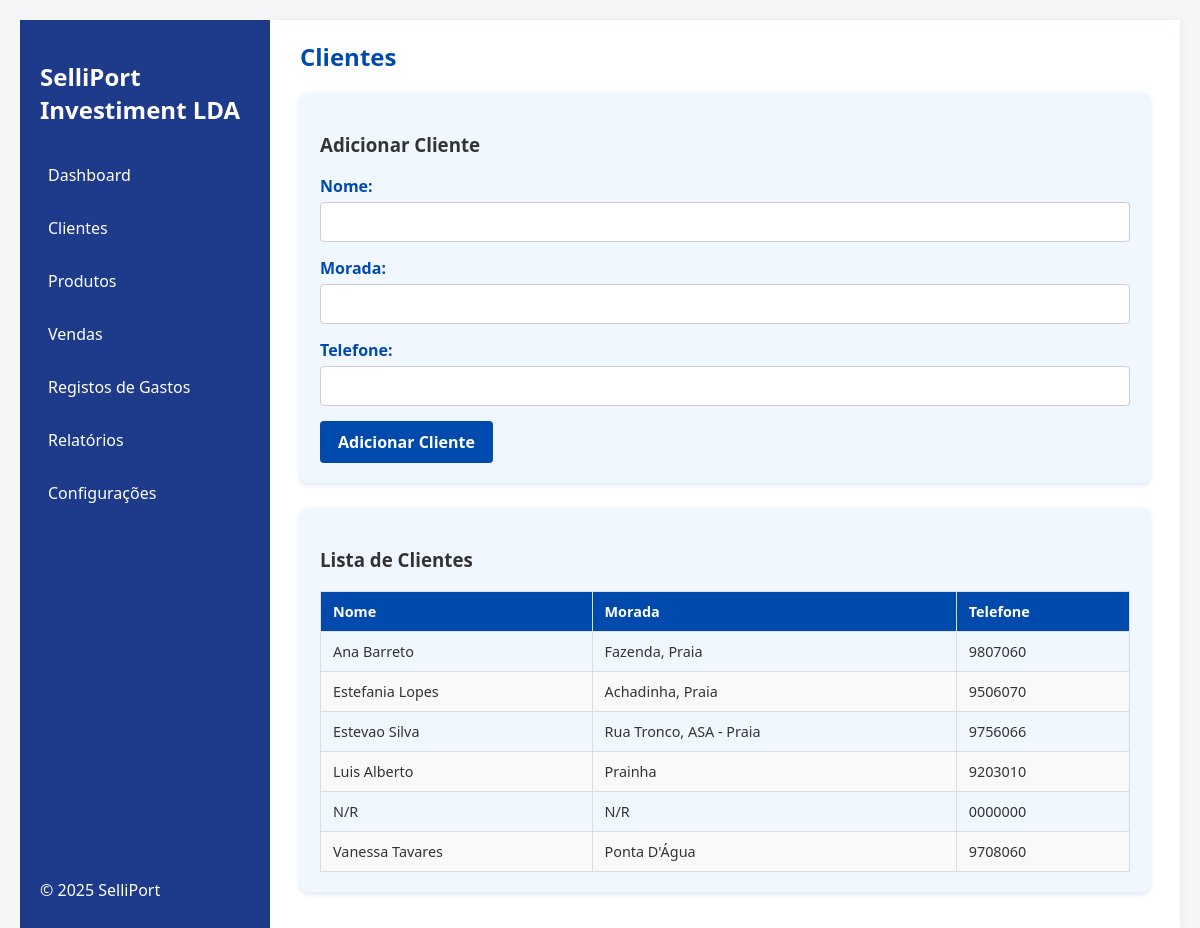
The page /clientes.php on the database its author committed.
### tables this page shows
CREATE TABLE `clientes` (
  `id` int(11) NOT NULL,
  `nome` varchar(255) NOT NULL,
  `morada` varchar(255) DEFAULT NULL,
  `telefone` varchar(30) DEFAULT NULL
);

### clientes.php (the view, shortened to what this page needs)
<?php
include 'includes/conexao.php';
$clientes = [];
$sql_clientes = "SELECT id, nome, morada, telefone FROM clientes ORDER BY nome ASC";
$result_clientes = $conn->query($sql_clientes);
if ($result_clientes && $result_clientes->num_rows > 0) {
    while ($row = $result_clientes->fetch_assoc()) {
        $clientes[] = $row;
    }
}
?>
<!DOCTYPE html>
<html lang="pt">
<head>
</head>
<body>
  <aside>
    <div>
      <h1>SelliPort Investiment LDA</h1>
      <nav>
        <a href="index.php">Dashboard</a>
        <a href="clientes.php" class="active">Clientes</a>
        <a href="produtos.php">Produtos</a>
        <a href="vendas.php">Vendas</a>
        <a href="despesas.php">Registos de Gastos</a>
        <a href="relatorios.php">Relatórios</a>
        <a href="configuration.php">Configurações</a>
      </nav>
    </div>
    <div>
      <p>&copy; <?php echo date("Y"); ?> SelliPort</p>
    </div>
  </aside>
  <main>
    <h2>Clientes</h2>
    <div class="card">
      <h3>Adicionar Cliente</h3>
      <form action="" method="post" autocomplete="off" id="formCliente">
        <div class="form-group">
          <label for="nome">Nome:</label>
          <input type="text" id="nome" name="nome" required />
        </div>
        <div class="form-group">
          <label for="email">Morada:</label>
          <input type="text" id="morada" name="morada" />
        </div>
        <div class="form-group">
          <label for="telefone">Telefone:</label>
          <input type="tel" id="telefone" name="telefone" />
        </div>
        <button type="submit" name="adicionar">Adicionar Cliente</button>
      </form>
    </div>
    <div class="card">
      <h3>Lista de Clientes</h3>
      <table>
        <thead>
          <tr>
            <th>Nome</th>
            <th>Morada</th>
            <th>Telefone</th>
          </tr>
        </thead>
        <tbody>
  <?php if (count($clientes) > 0): ?>
    <?php foreach ($clientes as $cliente): ?>
      <tr>
        <td><?= htmlspecialchars($cliente['nome']) ?></td>
        <td><?= htmlspecialchars($cliente['morada']) ?: '-' ?></td>
        <td><?= htmlspecialchars($cliente['telefone']) ?: '-' ?></td>
      </tr>
    <?php endforeach; ?>
  <?php else: ?>
    <tr><td colspan="3" style="text-align:center;">Nenhum cliente encontrado.</td></tr>
  <?php endif; ?>
</tbody>
      </table>
    </div>
  </main>
</body>
</html>

### clientes.php (style rules this page uses)
* { box-sizing: border-box; font-family: 'Segoe UI', Tahoma, Geneva, Verdana, sans-serif; }
body { background: #f4f6f8; margin: 0; padding: 20px; color: #333; display: flex; min-height: 100vh; }
aside { width: 250px; background-color: #1E3A8A; color: #fff; padding: 20px; display: flex; flex-direction: column; justify-content: space-between; }
aside h1 { font-size: 24px; margin-bottom: 30px; }
nav a { display: block; color: #fff; text-decoration: none; margin-bottom: 15px; font-size: 16px; padding: 8px; border-radius: 5px; transition: background-color 0.2s ease; }
main { flex: 1; padding: 20px 30px; background: white; box-shadow: 0 0 10px rgba(0,0,0,0.05); overflow-x: auto; }
h2 { margin-top: 0; color: #004aad; }
.card { background: #f1f7ff; border-radius: 8px; padding: 20px; margin-bottom: 25px; box-shadow: 0 2px 5px rgba(0, 74, 173, 0.15); }
form .form-group { margin-bottom: 15px; }
form label { display: block; margin-bottom: 5px; font-weight: bold; color: #004aad; }
form input[type="text"], form input[type="email"], form input[type="tel"] { width: 100%; padding: 8px 10px; font-size: 1rem; border: 1px solid #ccc; border-radius: 4px; transition: border-color 0.3s ease; }
form button { background-color: #004aad; border: none; padding: 10px 18px; color: white; font-weight: bold; font-size: 1rem; border-radius: 4px; cursor: pointer; transition: background-color 0.3s ease; }
table { width: 100%; border-collapse: collapse; font-size: 0.9rem; }
table thead { background-color: #004aad; color: white; }
table th, table td { padding: 10px 12px; border: 1px solid #ddd; text-align: left; }
table tbody tr:nth-child(even) { background-color: #f9f9f9; }

### rows shown on the page
clientes: nome "Ana Barreto", morada "Fazenda, Praia", telefone "9807060"
clientes: nome "Estefania Lopes", morada "Achadinha, Praia", telefone "9506070"
clientes: nome "Estevao Silva", morada "Rua Tronco, ASA - Praia", telefone "9756066"
clientes: nome "Luis Alberto", morada "Prainha", telefone "9203010"
clientes: nome "N/R", morada "N/R", telefone "0000000"
clientes: nome "Vanessa Tavares", morada "Ponta D'Água", telefone "9708060"
